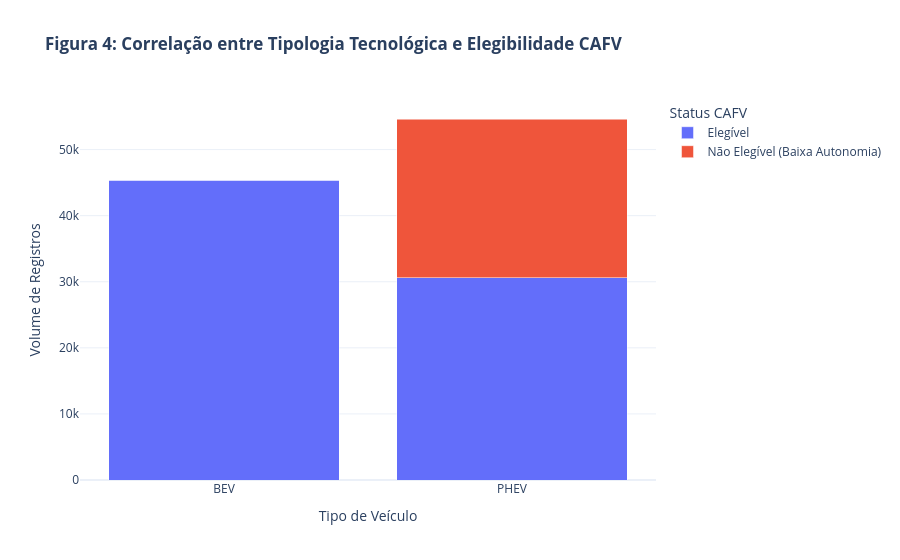

Write notebook code for a chart like this one.
### Code cell
# Relação entre CAFV

fig = px.bar(df_cafv, 
             x="Electric Vehicle Type", 
             y="Contagem", 
             color="CAFV Status",
             title="<b>Figura 4: Correlação entre Tipologia Tecnológica e Elegibilidade CAFV</b>",
             barmode="stack",
             template="plotly_white")

fig.update_layout(xaxis_title="Tipo de Veículo", yaxis_title="Volume de Registros", legend_title="Status CAFV")

fig.show()

### Figure 1 — Plotly figure (JSON) as saved in the notebook; plotly's stock layout.template omitted (floating-point values rounded to 4 significant figures)
{"data": [{"hovertemplate": "CAFV Status=Elegível<br>Electric Vehicle Type=%{x}<br>Contagem=%{y}<extra></extra>", "legendgroup": "Elegível", "marker": {"color": "#636efa", "pattern": {"shape": ""}}, "name": "Elegível", "orientation": "v", "showlegend": true, "textposition": "auto", "type": "bar", "x": ["BEV", "PHEV"], "xaxis": "x", "y": [45391, 30632], "yaxis": "y"}, {"hovertemplate": "CAFV Status=Não Elegível (Baixa Autonomia)<br>Electric Vehicle Type=%{x}<br>Contagem=%{y}<extra></extra>", "legendgroup": "Não Elegível (Baixa Autonomia)", "marker": {"color": "#EF553B", "pattern": {"shape": ""}}, "name": "Não Elegível (Baixa Autonomia)", "orientation": "v", "showlegend": true, "textposition": "auto", "type": "bar", "x": ["BEV", "PHEV"], "xaxis": "x", "y": [8, 23993], "yaxis": "y"}], "layout": {"barmode": "stack", "legend": {"title": {"text": "Status CAFV"}, "tracegroupgap": 0}, "title": {"text": "<b>Figura 4: Correlação entre Tipologia Tecnológica e Elegibilidade CAFV</b>"}, "xaxis": {"anchor": "y", "domain": [0, 1], "title": {"text": "Tipo de Veículo"}}, "yaxis": {"anchor": "x", "domain": [0, 1], "title": {"text": "Volume de Registros"}}}}
